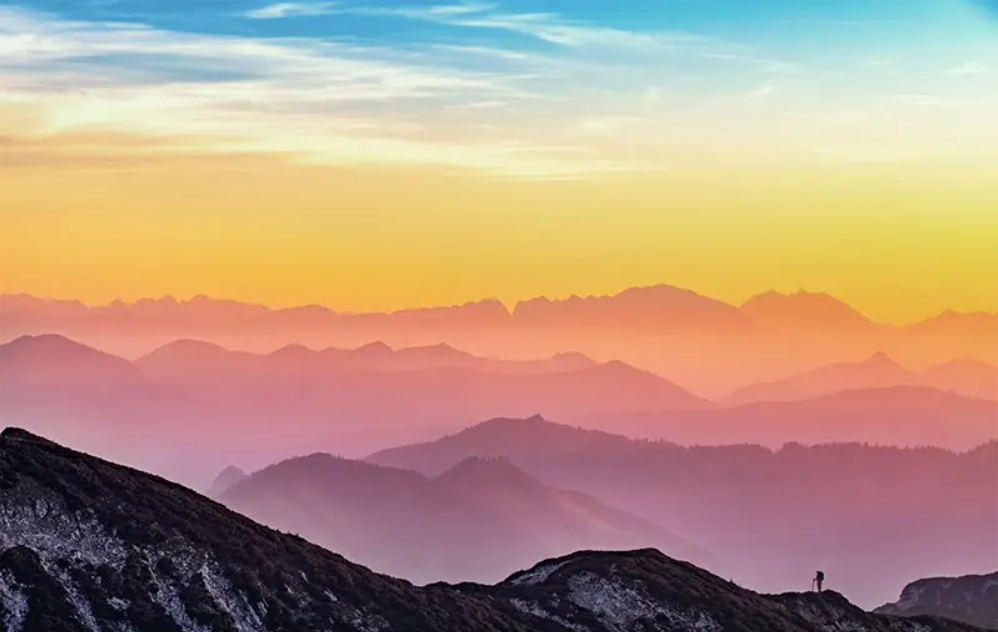
%> input picture scene.png, 998 x 632 px
$ octave Lab4.m   (GNU Octave 9; MATLAB toolbox functions it lacks are replaced by stand-ins)
%> lines starting %> are read from the running program, lines starting %| are printed output that depends on the picture
img = imread("scene.png");
%> img is the input picture: size 632x998x3 uint8; mean R, G, B 182.2, 153.9, 132.4

%%%%%%%%%%%%%%%%%%%%%%%%%%%% QUESTION 1 %%%%%%%%%%%%%%%%%%%%%%%%%%%%%

normalized_img = double(img)/255; % Normalizing image in range [0 1]

%%%%%%%%%%%%%%%%%%%%%%%%%%%% QUESTION 2 %%%%%%%%%%%%%%%%%%%%%%%%%%%%%

radius=3;
filter_3x3=ones(radius,radius)/(radius*radius);

filtered_img_3x3 = imfilter(normalized_img,filter_3x3); % Filtered image

figure
subplot(1,2,1)
imshow(img)
title('Original Image')

subplot(1,2,2)
imshow(filtered_img_3x3)
title('Filtered Image 3x3')

%%%%%%%%%%%%%%%%%%%%%%%%%%%% QUESTION 3 %%%%%%%%%%%%%%%%%%%%%%%%%%%%%

filter_5x5=ones(5,5)/(5*5);
filtered_img_5x5 = imfilter(normalized_img,filter_5x5); % Filtered image

filter_7x7=ones(7,7)/(7*7);
filtered_img_7x7 = imfilter(normalized_img,filter_7x7); % Filtered image

figure
subplot(2,2,1)
imshow(img)
title('Original Image')

subplot(2,2,2)
imshow(filtered_img_3x3)
title('Filtered Image 3x3')

subplot(2,2,3)
imshow(filtered_img_5x5)
title('Filtered Image 5x5')

subplot(2,2,4)
imshow(filtered_img_7x7)
title('Filtered Image 7x7')

%%%%%%%%%%%%%%%%%%%%%%%%%%%% QUESTION 4 %%%%%%%%%%%%%%%%%%%%%%%%%%%%%

base_filter=[0 0 0 0 0;1 1 1 1 1;0 0 0 0 0;-1 -1 -1 -1 -1;0 0 0 0 0];
angle=0;
filter_0=imrotate(base_filter,angle,'crop');

angled_image_0 = imfilter(normalized_img,filter_0);
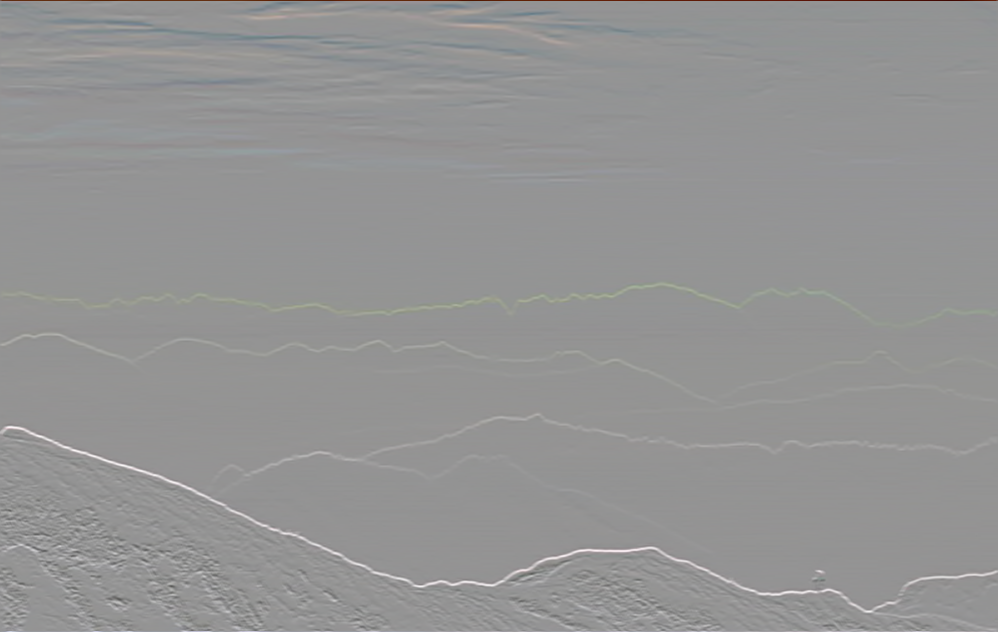
%> angled_image_0: size 632x998x3 double; mean R, G, B 0.00166, 0.00461, 0.00539; drawn with min black and max white

figure
subplot(1,2,1)
imshow(img)
title('Original Image')

subplot(1,2,2)
imshow(angled_image_0)
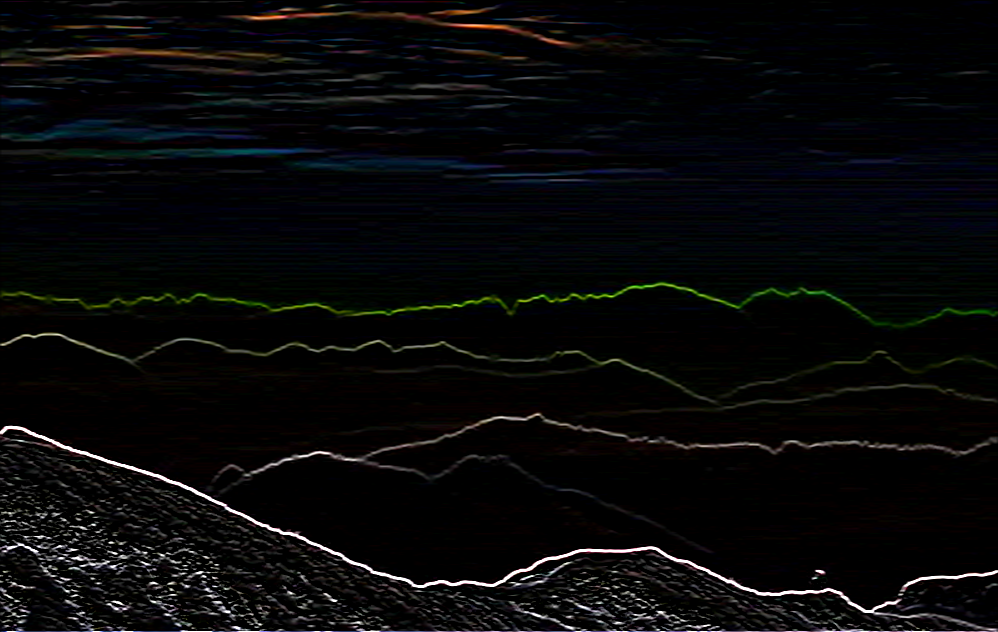
%> displayed picture: size 632x998x3, on the screen's scale of 0 to 255; mean R, G, B 8.4, 8.7, 9.2
title('Filtered Image 0*')

%%%%%%%%%%%%%%%%%%%%%%%%%%%% QUESTION 5 %%%%%%%%%%%%%%%%%%%%%%%%%%%%%

filter_45 = imrotate(base_filter,45,'crop');
angled_image_45 = imfilter(normalized_img,filter_45);
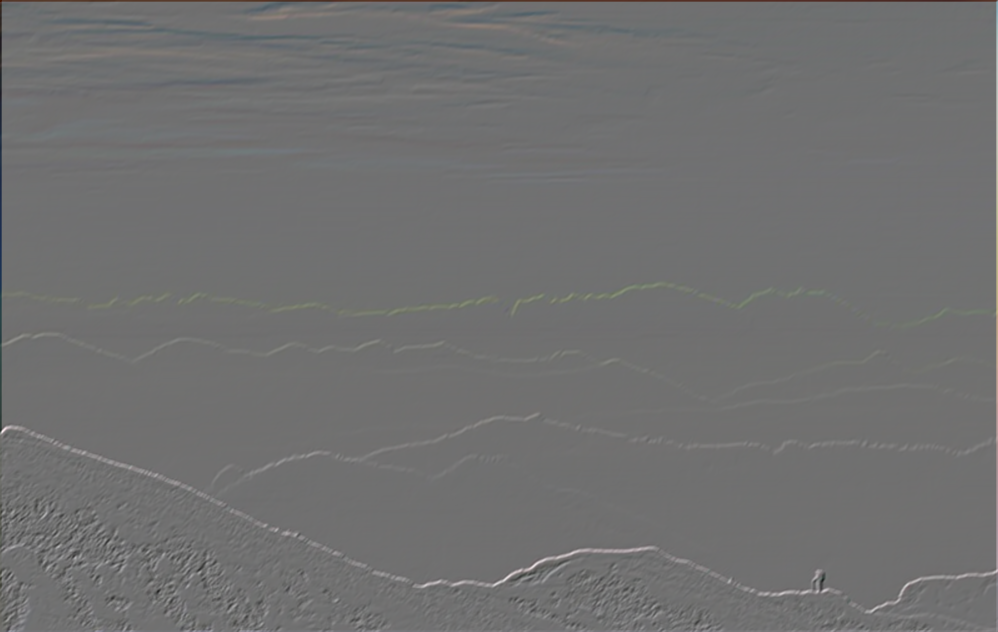
%> angled_image_45: size 632x998x3 double; mean R, G, B 0.000961, 0.00396, 0.00502; drawn with min black and max white

filter_90 = imrotate(base_filter,90,'crop');
angled_image_90 = imfilter(normalized_img,filter_90);
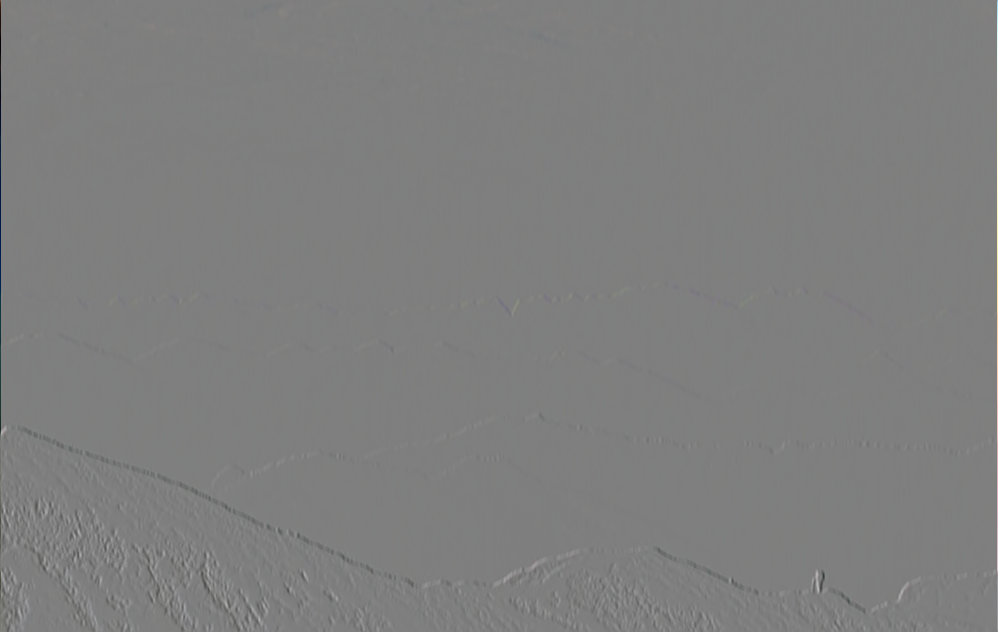
%> angled_image_90: size 632x998x3 double; mean R, G, B -0.00069, -0.000644, -0.000357; drawn with min black and max white

filter_135 = imrotate(base_filter,135,'crop');
angled_image_135 = imfilter(normalized_img,filter_135);

figure
subplot(2,2,1)
imshow(img)
title('Original Image')

subplot(2,2,2)
imshow(angled_image_45)
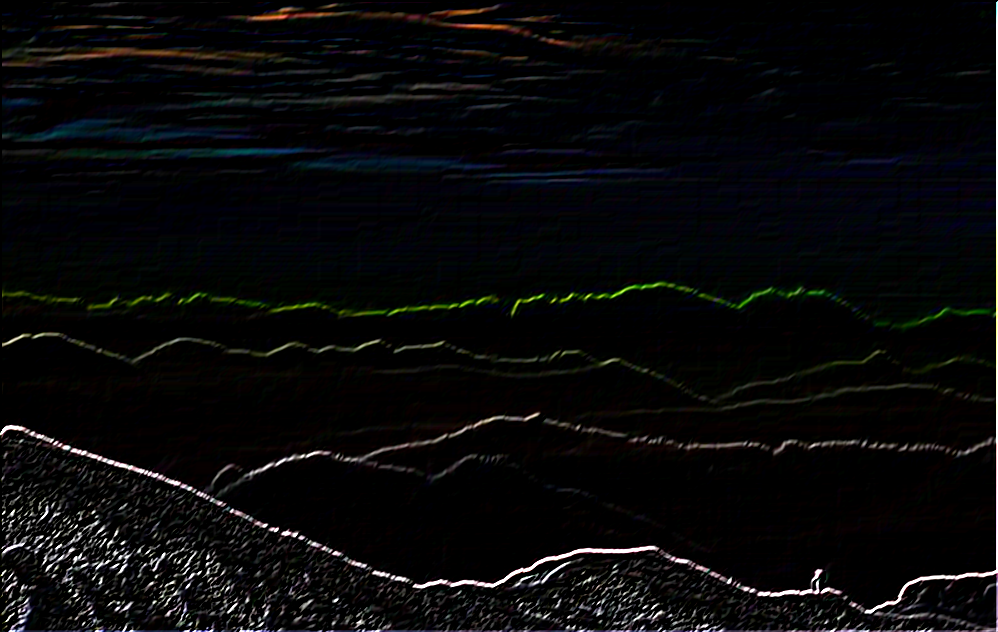
%> displayed picture: size 632x998x3, on the screen's scale of 0 to 255; mean R, G, B 8.9, 9.1, 9.7
title('Filtered Image 45*')

subplot(2,2,3)
imshow(angled_image_90)
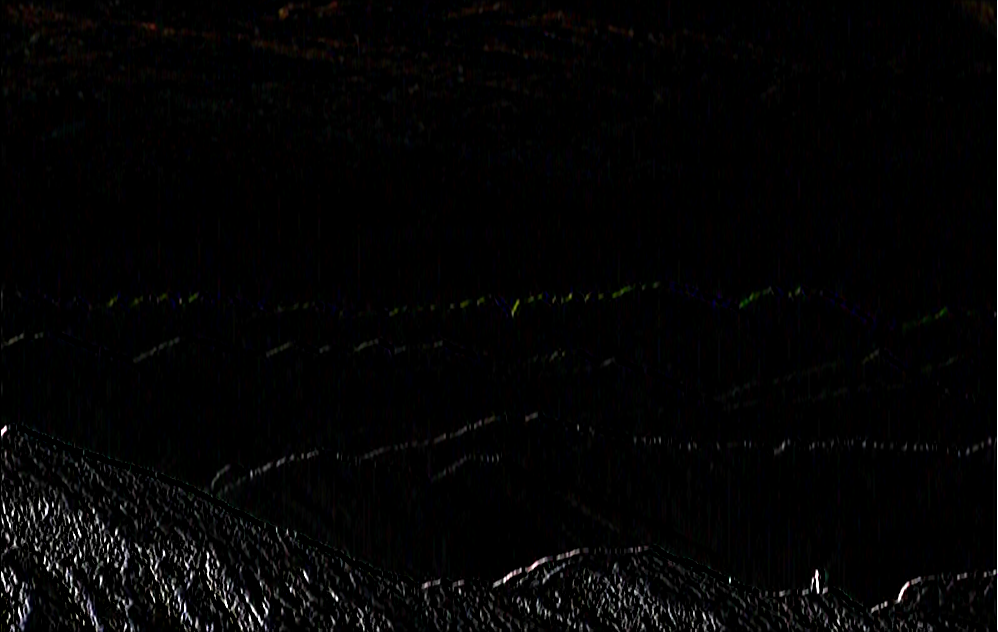
%> displayed picture: size 632x998x3, on the screen's scale of 0 to 255; mean R, G, B 4.2, 4.1, 4.3
title('Filtered Image 90*')

subplot(2,2,4)
imshow(angled_image_135)
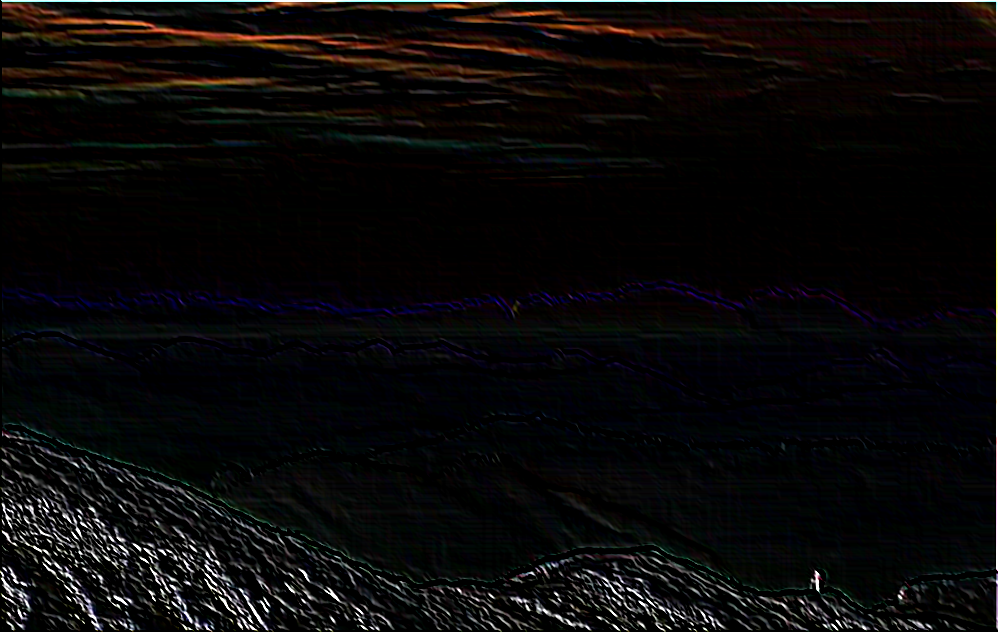
%> displayed picture: size 632x998x3, on the screen's scale of 0 to 255; mean R, G, B 10.6, 9.4, 9.6
title('Filtered Image 135*')

%%%%%%%%%%%%%%%%%%%%%%%%%%%% QUESTION 6 %%%%%%%%%%%%%%%%%%%%%%%%%%%%%

%> (the run ends here)

$ run again, with Ctskull-256 (1).tif saved as scene.png
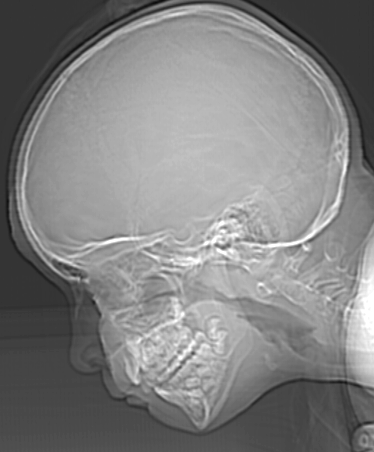
%> input picture Ctskull-256 (1).tif, 374 x 452 px
%> img is the input picture: size 452x374 uint8; min 12, max 255, mean 129.4
%> `angled_image_135 = imfilter(normalized_img,filter_135);`:
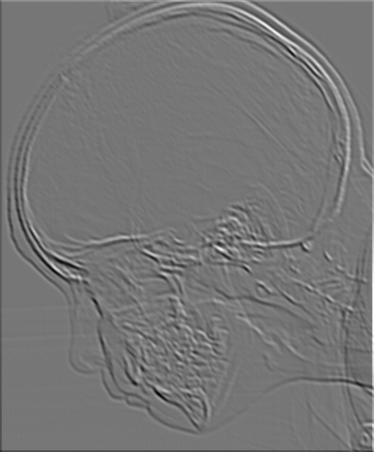
%> angled_image_135: size 452x374 double; min -2.67, max 3.07, mean -0.00275; drawn with min black and max white
%> `imshow(angled_image_135)`:
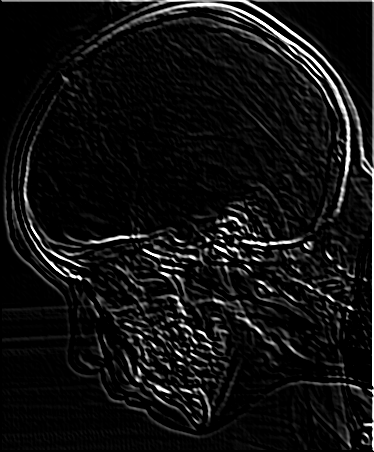
%> displayed picture: size 452x374, on the screen's scale of 0 to 255; min 0, max 255, mean 17.5; mean of the top-left, top-right, bottom-left and bottom-right quarters 7.9, 24.5, 16.7, 20.8
